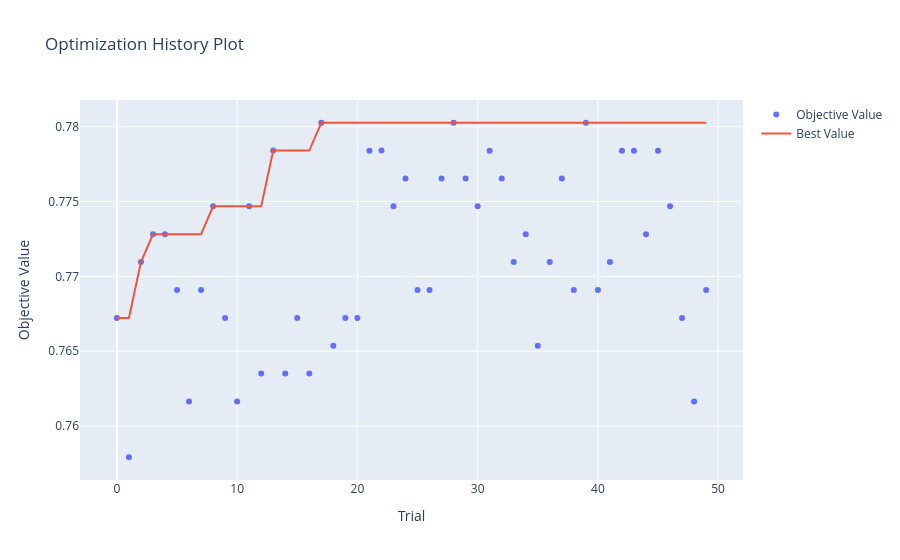

Notebook code cell kept with this figure:
### Markdown cell above
# visualizations in optuna

### Code cell
from optuna.visualization import plot_optimization_history

# 1. Optimization History
plot_optimization_history(study).show()

### Figure 1 — Plotly figure (JSON) as saved in the notebook; plotly's stock layout.template omitted (floating-point values rounded to 4 significant figures)
{"data": [{"mode": "markers", "name": "Objective Value", "type": "scatter", "x": [0, 1, 2, 3, 4, 5, 6, 7, 8, 9, 10, 11, 12, 13, 14, 15, 16, 17, 18, 19, 20, 21, 22, 23, 24, 25, 26, 27, 28, 29, 30, 31, 32, 33, 34, 35, 36, 37, 38, 39, 40, 41, 42, 43, 44, 45, 46, 47, 48, 49], "y": [0.7672, 0.7579, 0.7709, 0.7728, 0.7728, 0.7691, 0.7616, 0.7691, 0.7747, 0.7672, 0.7616, 0.7747, 0.7635, 0.7784, 0.7635, 0.7672, 0.7635, 0.7803, 0.7654, 0.7672, 0.7672, 0.7784, 0.7784, 0.7747, 0.7765, 0.7691, 0.7691, 0.7765, 0.7803, 0.7765, 0.7747, 0.7784, 0.7765, 0.7709, 0.7728, 0.7654, 0.7709, 0.7765, 0.7691, 0.7803, 0.7691, 0.7709, 0.7784, 0.7784, 0.7728, 0.7784, 0.7747, 0.7672, 0.7616, 0.7691]}, {"mode": "lines", "name": "Best Value", "type": "scatter", "x": [0, 1, 2, 3, 4, 5, 6, 7, 8, 9, 10, 11, 12, 13, 14, 15, 16, 17, 18, 19, 20, 21, 22, 23, 24, 25, 26, 27, 28, 29, 30, 31, 32, 33, 34, 35, 36, 37, 38, 39, 40, 41, 42, 43, 44, 45, 46, 47, 48, 49], "y": [0.7672, 0.7672, 0.7709, 0.7728, 0.7728, 0.7728, 0.7728, 0.7728, 0.7747, 0.7747, 0.7747, 0.7747, 0.7747, 0.7784, 0.7784, 0.7784, 0.7784, 0.7803, 0.7803, 0.7803, 0.7803, 0.7803, 0.7803, 0.7803, 0.7803, 0.7803, 0.7803, 0.7803, 0.7803, 0.7803, 0.7803, 0.7803, 0.7803, 0.7803, 0.7803, 0.7803, 0.7803, 0.7803, 0.7803, 0.7803, 0.7803, 0.7803, 0.7803, 0.7803, 0.7803, 0.7803, 0.7803, 0.7803, 0.7803, 0.7803]}, {"marker": {"color": "#cccccc"}, "mode": "markers", "name": "Infeasible Trial", "showlegend": false, "type": "scatter", "x": [], "y": []}], "layout": {"title": {"text": "Optimization History Plot"}, "xaxis": {"title": {"text": "Trial"}}, "yaxis": {"title": {"text": "Objective Value"}}}}
